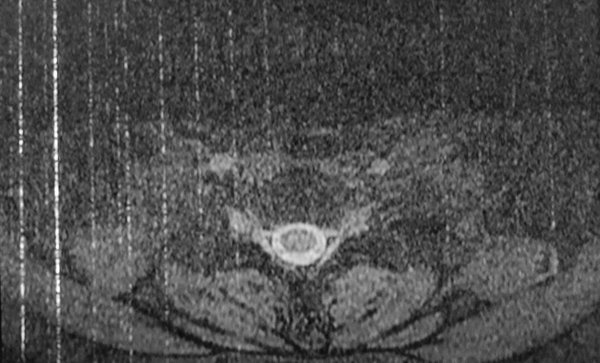
#> input picture mri1.jpg, 600 x 363 px
$ python denoise.py
#> lines starting #> are read from the running program, lines starting #| are printed output that depends on the picture
#!/usr/bin/env python3

'''a simple python script demonstrating Total Variation denoising
using opencv, numpy and scipy which might not be feasible for our prototype'''

import cv2
from scipy.signal import convolve2d
import numpy as np

noisedImage = cv2.imread('mri1.jpg', cv2.IMREAD_GRAYSCALE)
#> noisedImage is the input picture: shape (363, 600); min 9, max 255, mean 76.5
input_image = np.float32(noisedImage)

# Define Total Variation denoising function
def tv_denoise(image, weight=0.1, iterations=30):
    """ perform total-variation denoising on a grayscale image
    using the anisotropic diffusion equation
    partial I / partial t = div( c(x,y,t) grad I )
    where c = 1 / (1 + |grad I|^2/weight), and t is time
    parameters:
        image - input image to be denoised
        weight - (optional) weight parameter for the denoising equation
        iterations - (optional) number of iterations to run
    returns:
        denoised image as a numpy array
    """
#> called with weight = 1, iterations = 30
    u = image.copy()
    px = np.zeros_like(image)
    py = np.zeros_like(image)
    rho = 1.0

    for _ in range(iterations):
        u_old = u
        '''Calculating the gradient of u using the central difference method'''
        ux = np.roll(u, -1, axis=1) - u
        uy = np.roll(u, -1, axis=0) - u

        ## evaluating edge stopping function
        px_new = px + (1.0 / rho) * ux
        py_new = py + (1.0 / rho) * uy
        norm_new = np.maximum(1, np.sqrt(px_new**2 + py_new**2))
        px = px_new / norm_new
        py = py_new / norm_new

        '''Calculating divergence of the edge stopping function'''
        rx = np.roll(px, 1, axis=1)
        ry = np.roll(py, 1, axis=0)
        div_p = (px - rx) + (py - ry)
        u = image + weight * div_p
#> this loop made 30 passes
#> pass 1, in tv_denoise, `ux = np.roll(u, -1, axis=1) - u`:
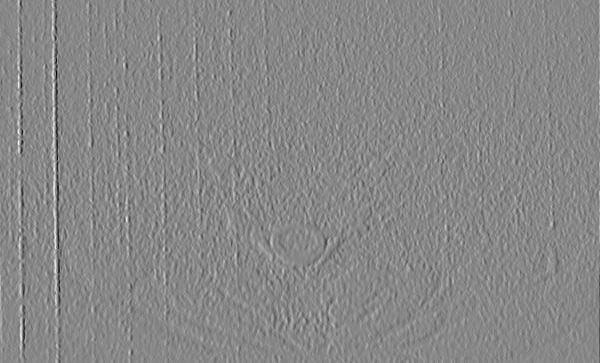
#> ux: shape (363, 600) float32; min -137, max 120, mean 0; drawn with min black and max white
#> pass 1, in tv_denoise, `uy = np.roll(u, -1, axis=0) - u`:
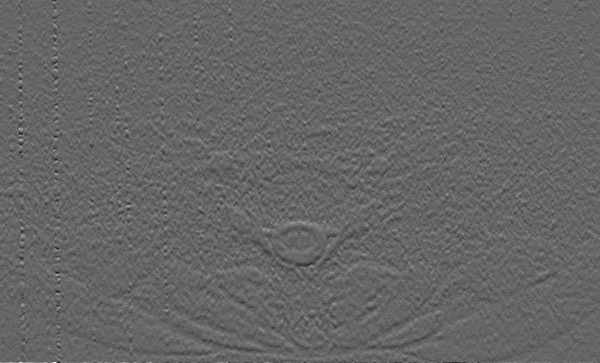
#> uy: shape (363, 600) float32; min -95, max 142, mean 0; drawn with min black and max white
#> pass 1, in tv_denoise, `norm_new = np.maximum(1, np.sqrt(px_new**2 + py_new**2))`:
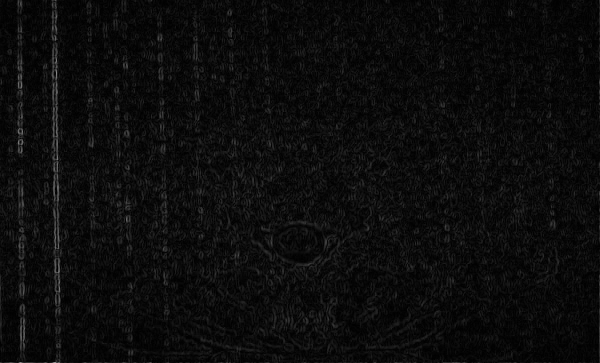
#> norm_new: shape (363, 600) float32; min 1, max 144.7, mean 12.4
#> pass 1, in tv_denoise, `px = px_new / norm_new`:
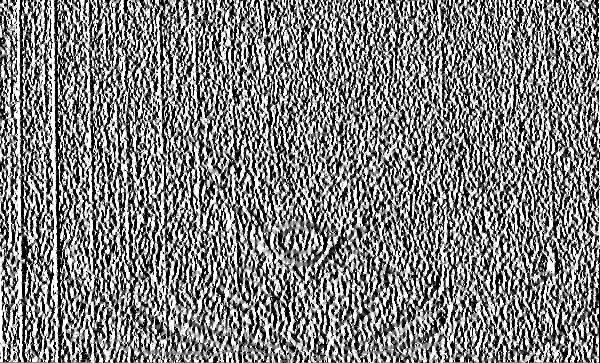
#> px: shape (363, 600) float32; min -1, max 1, mean 0.00532; drawn with min black and max white
#> after the loop:
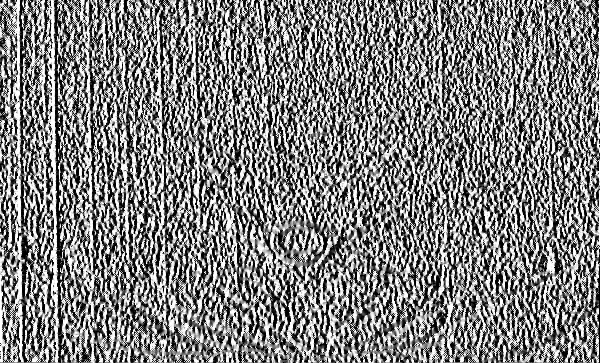
#> px: shape (363, 600) float32; min -1, max 1, mean 0.00596; drawn with min black and max white
#> after the loop:
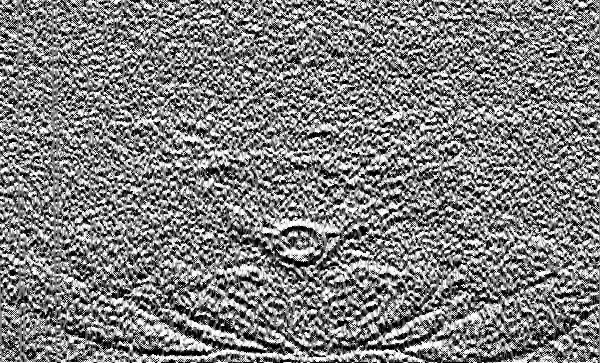
#> py: shape (363, 600) float32; min -1, max 1, mean 0.00211; drawn with min black and max white
    return u

'''
Let me explain the above code a bit. The function tv_denoise() takes in three parameters:
image - the input image to be denoised
weight - (optional) weight parameter for the denoising equation
iterations - (optional) number of iterations to run
The function returns the denoised image as a numpy array.
The first step in the function is to make a copy of the input image.
Then we initialize the variables px and py to zero. These variables are used to store the gradient of the image.
The variable rho is the step size for the gradient descent method.
The for loop runs for the number of iterations specified by the user.
Inside the for loop, we first calculate the gradient of the image using the central difference method.
Then we calculate the edge stopping function. This is the function that determines the direction of the gradient.
The divergence of the edge stopping function is calculated next.
Finally, the denoised image is calculated using the divergence of the edge stopping function.
The denoised image is returned by the function.
'''
denoised_image = tv_denoise(input_image, weight=1.0, iterations=30)

## Conversion back to uint8 for display
denoised_image = np.uint8(np.clip(denoised_image, 0, 255))

## saving and displaying the results
cv2.imwrite('denoised.jpg', denoised_image)
cv2.imshow('Original MRI', input_image)
cv2.imshow('Denoised MRI', denoised_image)
cv2.waitKey(0)
cv2.destroyAllWindows()
